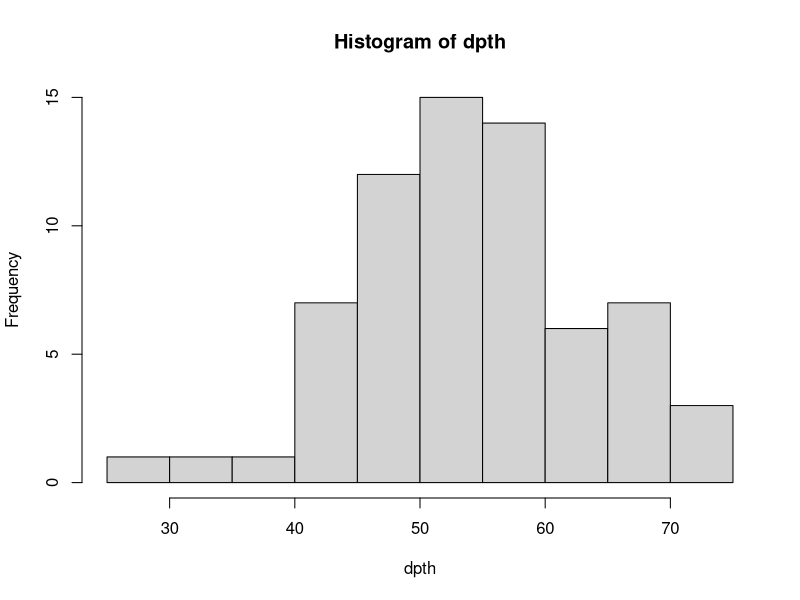
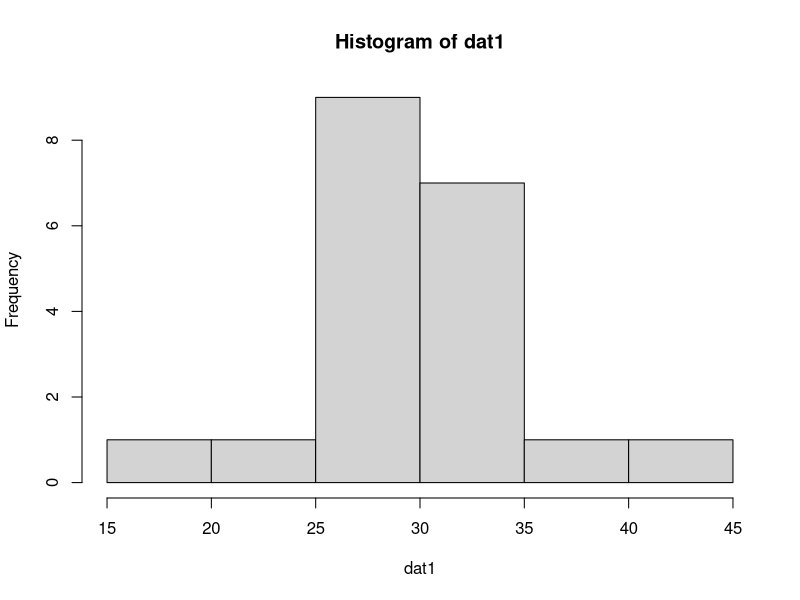
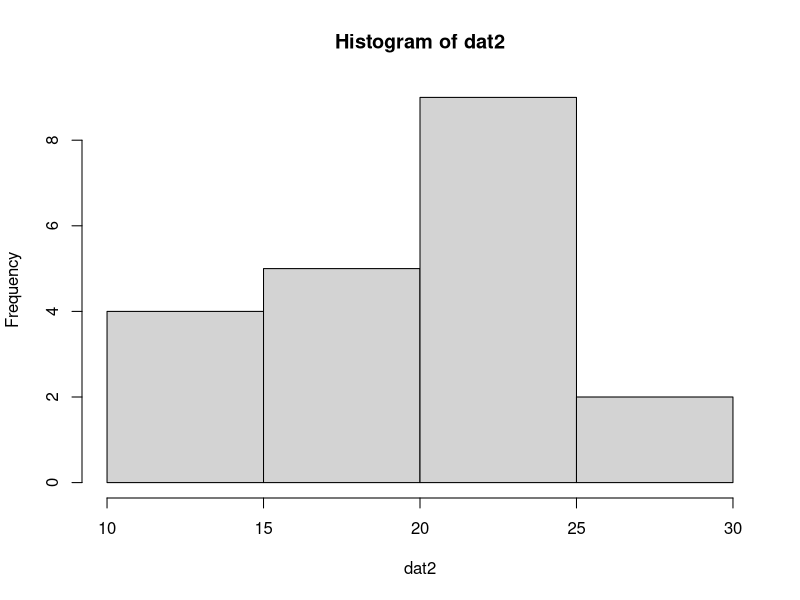
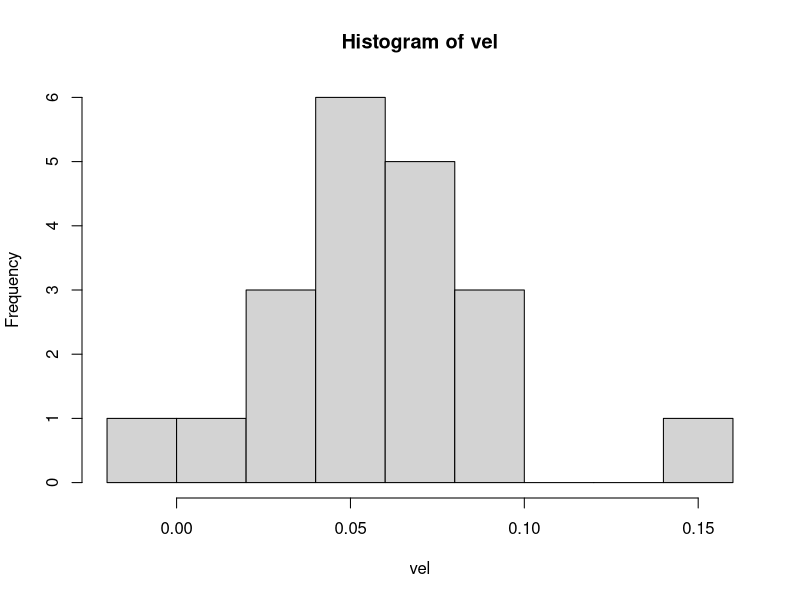
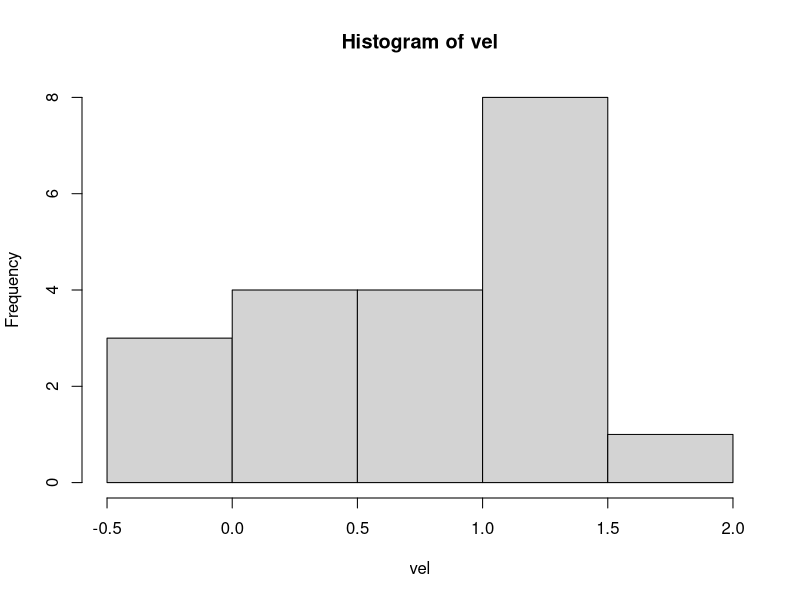

Generate these figures, in order, with R:
library(tidyverse)



######## Depth -------------------------------------------------

#generate depth data using the districution prvided in this text
#Asaeda, T., Fujino, T., & Manatunge, J. (2005). Morphological adaptations of emergent plants to water flow: 
# frm the text: The mean (±SD) depth at which T. angustifolia colonised (54.3 ± 9.3 cm, n = 67) 
set.seed(85436)
dpth <- rnorm(n=67, mean = 54.3, sd = 9.3)
hist(dpth)

pres <- ifelse(dpth >= 70 | dpth <= 40 , 0, 1)

dat <- data.frame(
  "depth_cm" = dpth,
  "occurrence" = pres,
  "season" = "summer",
  "location" = "Tokyo",
  "species" = "Typha angustifolia",
  "year" = "2003",
  "source" = "Asaeda, Takashi & Fujino, Takeshi & Manatunge, Jagath. (2005). Morphological adaptations of emergent plants to water flow: A case study with Typha angustifolia, Zizania latifolia and Phragmites australis. Freshwater Biology."
  )
str(dat)
dat$season <- as.character(dat$season)
dat$location <- as.character(dat$location)
dat$species <- as.character(dat$species)
dat$year <- as.character(dat$year)
dat$source <- as.character(dat$source)


#charles jones thesis
#generate data from typha occurrence based on fig 3-4 and max vel reported on page 38
set.seed(85436)
dat1 <- rnorm(n=20, mean = 30, sd = 8)
hist(dat1)
pres <- ifelse(dat1 >= 111 | dat1 <= 0 , 0, 1)

dat1 <- data.frame(
  "depth_cm" = dat1,
  "occurrence" = pres,
  "season" = "summer",
  "location" = "Arizona",
  "species" = "Typha domingensis",
  "year" = "2002",
  "source" = "Jones, Charles E. 2003. Predicting Cattail responses to re-watering of a travertine stream: Decommissioning the Fossil Springs Dam. Masters Thesis. Northern Arizona University"
)

#make data for paired patches with no typha based on fig 3-4 and page 45 range
set.seed(854776)
dat2 <- rnorm(n=20, mean = 20, sd = 4)
hist(dat2)
pres <- 0

dat2 <- data.frame(
  "depth_cm" = dat2,
  "occurrence" = pres,
  "season" = "summer",
  "location" = "Arizona",
  "species" = "Typha domingensis",
  "year" = "2002",
  "source" = "Jones, Charles E. 2003. Predicting Cattail responses to re-watering of a travertine stream: Decommissioning the Fossil Springs Dam. Masters Thesis. Northern Arizona University"
)

dat1 <- rbind(dat1, dat2)
dat1$season <- as.character(dat1$season)
dat1$location <- as.character(dat1$location)
dat1$species <- as.character(dat1$species)
dat1$year <- as.character(dat1$year)
dat1$source <- as.character(dat1$source)



#note, if there is a start and an end month, we will use the end month



#1

dpth1a <- read.csv("Typha_Depth_Data_Collection/grace_1985a.csv")
dpth1b <- read.csv("Typha_Depth_Data_Collection/grace_1985b.csv")
dpth1c <- read.csv("Typha_Depth_Data_Collection/grace_1985c.csv")

dpth1a <- dpth1a %>% 
  select( "state", "end.month", "year", "species", "water.depth..cm.", "seeds.that.germinate....", "source") %>% 
  rename(location = state,
         season = end.month, 
         depth_cm = water.depth..cm.,
         germination_perc = seeds.that.germinate....)

dpth1b <- dpth1b %>% 
  select("state", "end.month", "year", "species","water.depth..cm.", "seeds.that.germinated.and.survived....", "source") %>% 
  rename(location = state,
         season = end.month, 
         depth_cm = water.depth..cm.,
         seedling_survial_perc = seeds.that.germinated.and.survived....)

dpth1c <- dpth1c %>%
  select("location..state.", "time..end.month.", "time..year.", "species", "water.depth..cm.", "Plant.Mass..g.", "source") %>% 
  rename(location = location..state.,
         season = time..end.month.,
         year = time..year.,
         depth_cm = water.depth..cm.,
         plant_mass_g = Plant.Mass..g.)

dpth1 <- full_join(dpth1a, dpth1b, by = c("location", "season", "year", "depth_cm", "species", "source"))
dpth1 <- full_join(dpth1, dpth1c, by = c("location", "season", "year", "depth_cm", "species", "source"))
dpth1$season <- "summer"

dpth1 <- dpth1 %>% select(1:6, 8, 9, 7)

rm(dpth1a, dpth1b, dpth1c)

str(dpth1)

dpth1$location <- as.character(dpth1$location)
dpth1$year <- as.character(dpth1$year)
dpth1$species <- as.character(dpth1$species)
dpth1$germination_perc <- as.numeric(dpth1$germination_perc)
dpth1$seedling_survial_perc <- as.numeric(dpth1$seedling_survial_perc)
dpth1$source <- as.character(dpth1$source)


#2

dpth2 <- read.csv("Typha_Depth_Data_Collection/grace_wetzel_1981.csv")

dpth2 <- dpth2 %>% 
  select(-X) %>% 
  rename(density_ramet_per_m2 = density_ramet.m2.mean,
         density_ramet_per_m2_sd = density_ramet.m2.sd,
         source = X.1,
         season = month) %>% 
  filter(season == "september") %>% 
  mutate(season = "summer",
         occurrence = ifelse(density_ramet_per_m2 > 0 , 1, 0),
         source = "J_Grace, J. B., & Wetzel, R. G. (1981). Habitat Partitioning and Competitive Displacement in Cattails (Typha). Experimental Field Studies. American Naturalist, 118(4), 463.474."
      )

dpth2$density_ramet_per_m2 <- as.numeric(dpth2$density_ramet_per_m2)
dpth2$depth_cm <- as.numeric(dpth2$depth_cm)
dpth2$species <- as.character(dpth2$species)
dpth2$density_ramet_per_m2 <- as.numeric(dpth2$density_ramet_per_m2) 
dpth2$depth_cm <- as.numeric(dpth2$depth_cm) 


#3

dpth3a <- read.csv("Typha_Depth_Data_Collection/grace_wetzel_1982a.csv")
dpth3b <- read.csv("Typha_Depth_Data_Collection/grace_wetzel_1982b.csv")
dpth3c <- read.csv("Typha_Depth_Data_Collection/grace_wetzel_1982c.csv")


dpth3a <- dpth3a %>% 
  select(-county) %>% 
  rename(location = state,
         season = month,
         depth_cm = water.depth..cm.,
         density_ramet_per_m2 = Density..ramets.m.2,
         dry_biomass_per_ramet_g = Biomass.production.ramet.g.ashfree.dry.weight,
         rhizomes_per_parent_ramet_num = Number.of.lateral.rhizomes.parent.ramet,
         dry_mean_rhizome_weight_g = Average.rhizome.weight..g.dry.weight,
         mean_rhizome_length_cm = Average.rhizome.length..cm,
         Root_biomass_perc_of_ramet = Root.biomass....of.ramet.weight)
dpth3a$depth_cm <- as.numeric(dpth3a$depth_cm)
dpth3a$density_ramet_per_m2 <- as.numeric(dpth3a$density_ramet_per_m2)
dpth3a$season <- "summer"


dpth3b <- dpth3b %>% 
  select(-county) %>% 
  rename(location = state,
         season = month,
         depth_cm = water.depth..cm.,
         leaf_ht_cm = Leaf.height..cm.,
         leaf_wt_g_per_dry_wt= Leaf.Weight..g.dry.weight,
         leaf_surfaceArea_cm2_per_cm_ht  = Leaf.surface.area..cm.2.cm.height,
         leaf_surfaceArea_cm2_per_gDryWeight = Leaf.surface.area..cm.2.g.dry.weight)
dpth3b$depth_cm <- as.numeric(dpth3b$depth_cm)
dpth3b$leaf_ht_cm <- as.numeric(dpth3b$leaf_ht_cm)
dpth3b$season <- "summer"


dpth3c <- dpth3c %>% 
  select(-location..county.) %>% 
  rename(location = location..state.,
         month = time..month.,
         year = time..year.,
         depth_cm = depth,
         leaf_ht_cm = Leaf.height..cm.,
         leaf_wt_g_per_dry_wt = Leaf.weight..g.dry.weight
          )
dpth3c$year <- as.character(dpth3c$year)
dpth3c$depth_cm <- as.numeric(dpth3c$depth_cm)
dpth3c$leaf_ht_cm <- as.numeric(dpth3c$leaf_ht_cm)

#we wont use dpth3c because its about seasonal changes and not about habitat suitability

dpth3 <- left_join(dpth3a, dpth3b, by = c("location", "season", "year", "species", "depth_cm", "source"))
dpth3 <- dpth3 %>% 
  select(1:11, 13:17, 12) %>% 
  mutate(occurrence = ifelse(density_ramet_per_m2 > 0 ,1, 0))

rm(dpth3a, dpth3b)

dpth3$species <- as.character(dpth3$species)
dpth3$location <- as.character(dpth3$location)
dpth3$year <- as.character(dpth3$yea)
dpth3$source <- as.character(dpth3$source)

#4

dpth4 <- read.csv("Typha_Depth_Data_Collection/grace_wetzel_1998.csv")


dpth4 <- dpth4 %>%
  rename(location = location..state.,
         year = time..year.,
         depth_cm = depth.range..cm.,
         relative_density_perc = percent.relative.density) %>% 
  separate(depth_cm, into = c("min_depth_cm", "max_depth_cm"), sep = "-")

str(dpth4)

dpth4$location <- as.character(dpth4$location)
dpth4$year <- as.character(dpth4$year)
dpth4$species <- as.character(dpth4$species)
dpth4$min_depth_cm <- as.numeric(dpth4$min_depth_cm)
dpth4$max_depth_cm <- as.numeric(dpth4$max_depth_cm)
dpth4$relative_density_perc <- as.numeric(dpth4$relative_density_perc)
dpth4$source <- as.character(dpth4$source)


#5


dpth5 <- read.csv("Typha_Depth_Data_Collection/miao_etal_1997.csv")
dpth5 <- dpth5 %>% 
  rename(year = time..year.,
         water_level_tolerance_m = water.level.tolerance..meters.)

dpth5$location <- as.character(dpth5$location)
dpth5$year <- as.character(dpth5$year)
dpth5$species <- as.character(dpth5$species)
dpth5$water_level_tolerance_m <- as.numeric(dpth5$water_level_tolerance_m )
dpth5$source <- as.character(dpth5$source)

#6

dpth6 <- read.csv("Typha_Depth_Data_Collection/waters_Shay_1992a.csv")

dpth6 <- dpth6 %>% 
  select(-time..start.month.) %>% 
  rename(season = time..end.month.,
         depth_cm = depth..cm.,
         shoot_ht_cm = shoot.height..cm.,
         shoot_dry_mass_g = shoot.dry.mass..g.,
         shoot_density_per_m2 = density..shoots.m.2.,
         shoot_density_per_m2_SD = SD......,
         stand_biomass_g_per_m2 = stand.biomass..g.m.2.) %>% 
  mutate(season = "summer",
         occurrence = ifelse(shoot_ht_cm > 0 , 1, 0))


dpth6$location <- as.character(dpth6$location)
dpth6$year <- as.character(dpth6$year)
dpth6$depth_cm <- as.numeric(dpth6$depth_cm)
dpth6$species <- as.character(dpth6$species)
dpth6$shoot_density_per_m2 <- as.numeric(dpth6$shoot_density_per_m2)
dpth6$source <- as.character(dpth6$source)

#7

dpth7 <- read.csv("Typha_Depth_Data_Collection/waters_Shay_1992b.csv")

dpth7 <- dpth7 %>% 
  rename(season = time..month., 
         year = time..year., 
         depth_cm = water.depth..cm., 
         shoot_ht_cm = shoot.height..cm., 
         shoot_ht_SD = SD, 
         veg_mass_g = vegetation.mass..g., 
         veg_mass_SD = SD.1, 
         reproductive_mass_g = reproductive.mass..g., 
         reproductive_mass_SD = SD.2, 
         spike_length_cm = spike.length..cm., 
         spike_length_SD = SD.3, 
         spike_width_cm = spike.width..cm., 
         spike_width_SD = SD.4, 
         gap_length_cm = gap.length..cm., 
         gap_length_SD = SD.5) %>% 
  mutate(season = "summer",
         occurrence = ifelse(shoot_ht_cm > 0 , 1, 0))



str(dpth7)

dpth7$location <- as.character(dpth7$location)
dpth7$species <- as.character(dpth7$species)
dpth7$year <- as.character(dpth7$year)
dpth7$depth_cm <- as.numeric(dpth7$depth_cm)
dpth7$source <- as.character(dpth7$source)


#create final depth file

depth <- bind_rows(dat, dat1, dpth1, dpth2, dpth3, dpth4, dpth5, dpth6, dpth7)
depth$species <- tolower(depth$species)
depth$species <- trimws(depth$species)
depth$species[depth$species == "typha glauca godr."] <- "typha glauca"

save(depth, file = "typha_depth.RData")


ref <- depth %>% 
  filter(!is.na(occurrence))
unique(ref$source)

######## Velocity -------------------------------------------------


#1

#make data from typha occurrence based on fig 3-4 and max vel reported on page 38
set.seed(85436)
vel <- rnorm(n=20, mean = 0.06, sd = 0.05)
hist(vel)
pres <- ifelse(vel >= 0.107 | vel <= 0 , 0, 1)

vel1 <- data.frame(
  "vel_m_s" = vel,
  "occurrence" = pres,
  "season" = "summer",
  "location" = "Arizona",
  "species" = "Typha domingensis",
  "year" = "2003",
  "source" = "Jones, Charles E. 2003. Predicting Cattail responses to re-watering of a travertine stream: Decommissioning the Fossil Springs Dam. Masters Thesis. Northern Arizona University"
)

#make data for paired patches with no typha based on fig 3-4 and page 45 range
set.seed(854776)
vel <- rnorm(n=20, mean = 0.82, sd = 0.4)
hist(vel)
pres <- 0

vel2 <- data.frame(
  "vel_m_s" = vel,
  "occurrence" = pres,
  "season" = "summer",
  "location" = "Arizona",
  "species" = "Typha domingensis",
  "year" = "2002",
  "source" = "Jones, Charles E. 2003. Predicting Cattail responses to re-watering of a travertine stream: Decommissioning the Fossil Springs Dam. Masters Thesis. Northern Arizona University"
)

vel <- rbind(vel1, vel2)

str(vel)
vel$season <- as.character(vel$season)
vel$location <- as.character(vel$location)
vel$species <- as.character(vel$species)
vel$year <- as.character(vel$year)
vel$source <- as.character(vel$source)



#2
vel1 <- read.csv("Typha_Velocity_Data Collection/Asaeda2005.csv")
vel1 <- vel1 %>% 
  select(2,3, 6, 8:10, 12, 14, 16, 18) %>% 
  rename(shoot_density_per_m2 = shoot_density_num_per_m2) %>% 
  filter(!is.na(year)) %>% 
  mutate(season = "summer",
         vel_m_s = 0.01*(velocity_cm_s),
         occurrence = ifelse(patchArea_m2 > 0 , 1, 0))


str(vel1)

vel1$location <- as.character(vel1$location)
vel1$species <- as.character(vel1$species)
vel1$year <- as.character(vel1$year)
vel1$source <- as.character(vel1$source)
vel1$Shoots_num <- as.numeric(vel1$Shoots_num)
vel1$Mean_shoot_diameter_mm_long <- as.numeric(vel1$Mean_shoot_diameter_mm_long)


#make final velocity data

velocity <- bind_rows(vel, vel1) %>% 
  select(location, year, season, species, occurrence, 
         vel_m_s, velocity_cm_s, 
         patchArea_m2,  Shoots_num, shoot_density_per_m2, 
         Mean_shoot_diameter_mm_long, Mean_shoot_diameter_mm_short, source)


save(velocity, file = "typha_velocity.RData")




######## Temperature -------------------------------------------------


######## Shear Stress -------------------------------------------------

